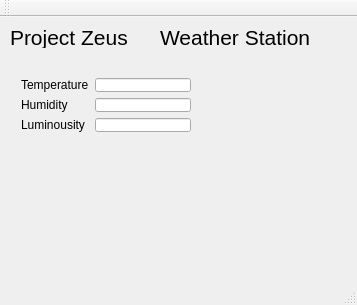
<?xml version="1.0" encoding="UTF-8"?>
<ui version="4.0">
 <class>MainWindow</class>
 <widget class="QMainWindow" name="MainWindow">
  <property name="geometry">
   <rect>
    <x>0</x>
    <y>0</y>
    <width>357</width>
    <height>305</height>
   </rect>
  </property>
  <property name="windowTitle">
   <string>MainWindow</string>
  </property>
  <widget class="QWidget" name="centralWidget">
   <widget class="QLabel" name="label">
    <property name="geometry">
     <rect>
      <x>10</x>
      <y>10</y>
      <width>261</width>
      <height>21</height>
     </rect>
    </property>
    <property name="font">
     <font>
      <pointsize>16</pointsize>
     </font>
    </property>
    <property name="text">
     <string>Project Zeus</string>
    </property>
   </widget>
   <widget class="QLabel" name="label_2">
    <property name="geometry">
     <rect>
      <x>160</x>
      <y>10</y>
      <width>161</width>
      <height>21</height>
     </rect>
    </property>
    <property name="font">
     <font>
      <pointsize>16</pointsize>
     </font>
    </property>
    <property name="text">
     <string>Weather Station</string>
    </property>
   </widget>
   <widget class="QWidget" name="layoutWidget">
    <property name="geometry">
     <rect>
      <x>10</x>
      <y>50</y>
      <width>192</width>
      <height>76</height>
     </rect>
    </property>
    <layout class="QHBoxLayout" name="horizontalLayout">
     <item>
      <layout class="QVBoxLayout" name="verticalLayout">
       <item>
        <widget class="QLabel" name="label_3">
         <property name="text">
          <string>Temperature</string>
         </property>
        </widget>
       </item>
       <item>
        <widget class="QLabel" name="label_4">
         <property name="text">
          <string>Humidity</string>
         </property>
        </widget>
       </item>
       <item>
        <widget class="QLabel" name="label_5">
         <property name="text">
          <string>Luminousity</string>
         </property>
        </widget>
       </item>
      </layout>
     </item>
     <item>
      <layout class="QVBoxLayout" name="verticalLayout_2">
       <item>
        <widget class="QLineEdit" name="tempValueBox"/>
       </item>
       <item>
        <widget class="QLineEdit" name="humiValueBox"/>
       </item>
       <item>
        <widget class="QLineEdit" name="lightValueBox"/>
       </item>
      </layout>
     </item>
    </layout>
   </widget>
  </widget>
  <widget class="QMenuBar" name="menuBar">
   <property name="geometry">
    <rect>
     <x>0</x>
     <y>0</y>
     <width>357</width>
     <height>21</height>
    </rect>
   </property>
  </widget>
  <widget class="QToolBar" name="mainToolBar">
   <attribute name="toolBarArea">
    <enum>TopToolBarArea</enum>
   </attribute>
   <attribute name="toolBarBreak">
    <bool>false</bool>
   </attribute>
  </widget>
  <widget class="QStatusBar" name="statusBar"/>
 </widget>
 <layoutdefault spacing="6" margin="11"/>
 <resources/>
 <connections/>
</ui>
